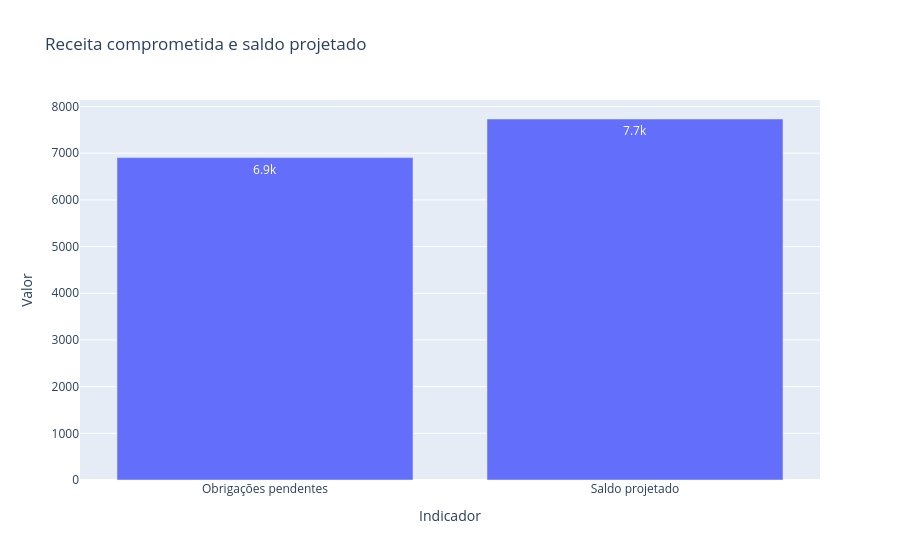

This figure's notebook cell:
### Code cell
import plotly.express as px

indicadores = pd.DataFrame({
    "Indicador": [
        "Obrigações pendentes",
        "Saldo projetado"
    ],
    "Valor": [
        despesas_pendentes,
        saldo_projetado
    ]
})

fig = px.bar(
    indicadores,
    x="Indicador",
    y="Valor",
    text_auto=".2s",
    title="Receita comprometida e saldo projetado"
)

fig.show()

### Figure 1 — Plotly figure (JSON) as saved in the notebook; plotly's stock layout.template omitted (floating-point values rounded to 4 significant figures)
{"data": [{"hovertemplate": "Indicador=%{x}<br>Valor=%{y}<extra></extra>", "legendgroup": "", "marker": {"color": "#636efa", "pattern": {"shape": ""}}, "name": "", "orientation": "v", "showlegend": false, "textposition": "auto", "texttemplate": "%{y:.2s}", "type": "bar", "x": ["Obrigações pendentes", "Saldo projetado"], "xaxis": "x", "y": [6906.0, 7734.0], "yaxis": "y"}], "layout": {"barmode": "relative", "legend": {"tracegroupgap": 0}, "title": {"text": "Receita comprometida e saldo projetado"}, "xaxis": {"anchor": "y", "domain": [0, 1], "title": {"text": "Indicador"}}, "yaxis": {"anchor": "x", "domain": [0, 1], "title": {"text": "Valor"}}}}
